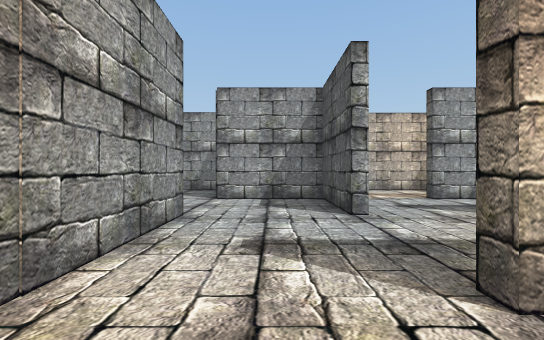
View 1 (above)

24 first-person views from a walk through a scene from a Unity 3-D project. The camera is 1.2 m above the floor, looks level and sees 90° across. The floor is counted in squares, 2 m on a side. Each view is taken from the middle of a square. On the plan, view 1 faces up. The plan holds only what a view shows up to about 9 squares ahead; the rest is blank. The place goes on beyond the plan. The player is left out. Some animated figures are left out.

View 2
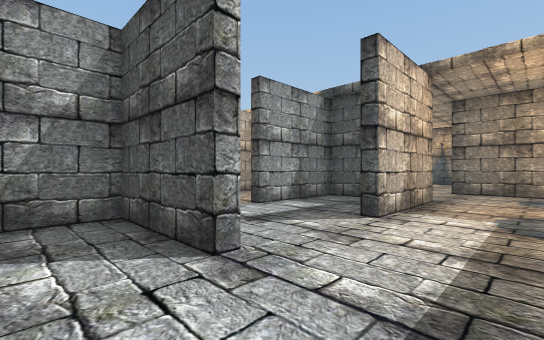

View 3
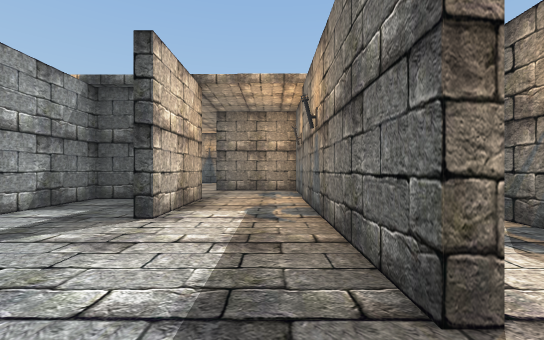

View 4
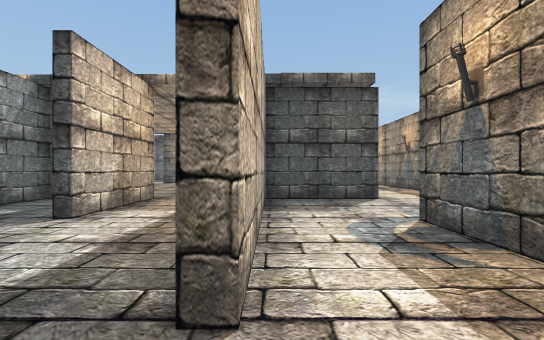

View 5
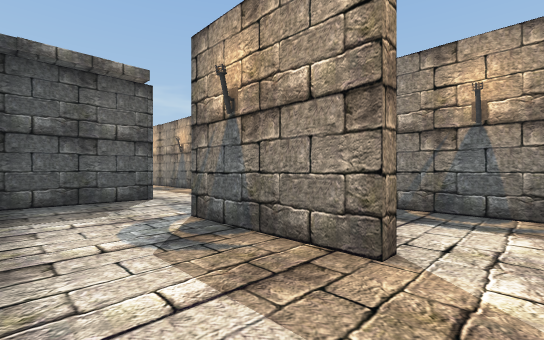

View 6
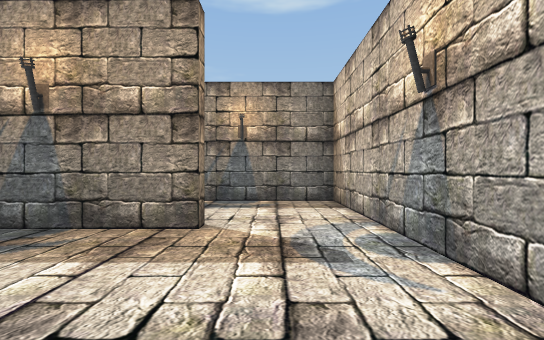

View 7
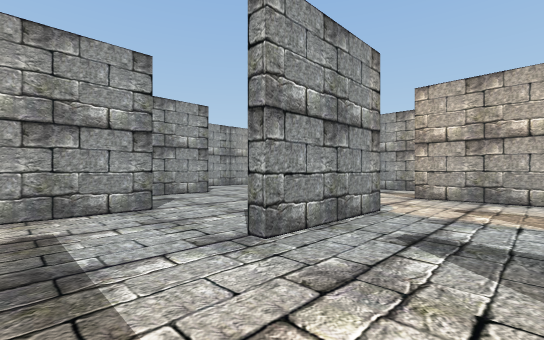

View 8
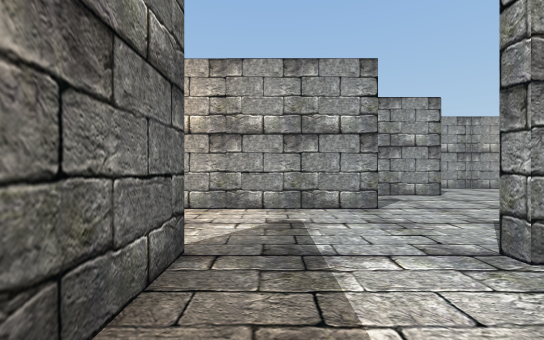

View 9
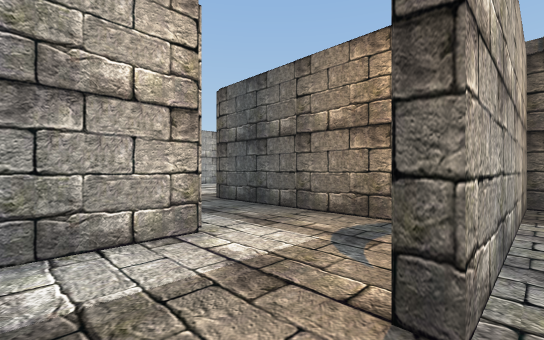

View 10
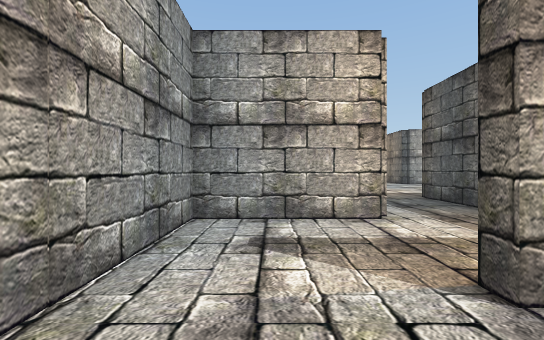

View 11
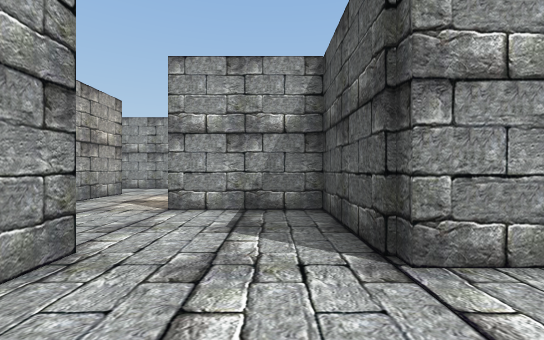

View 12
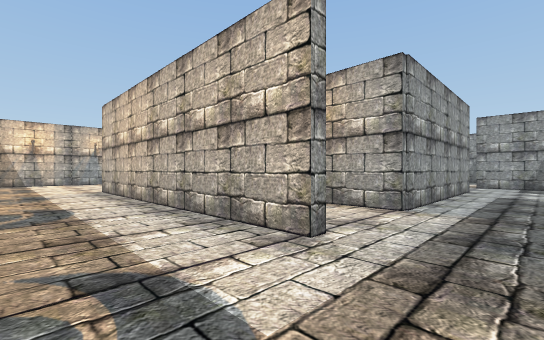

View 13
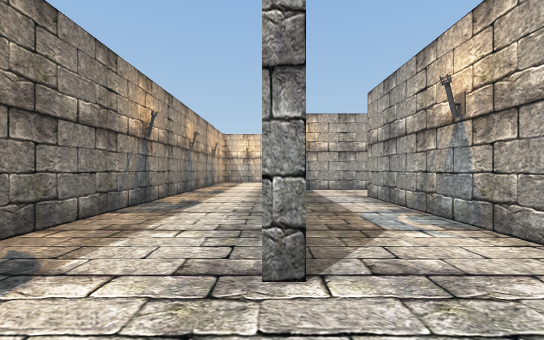

View 14
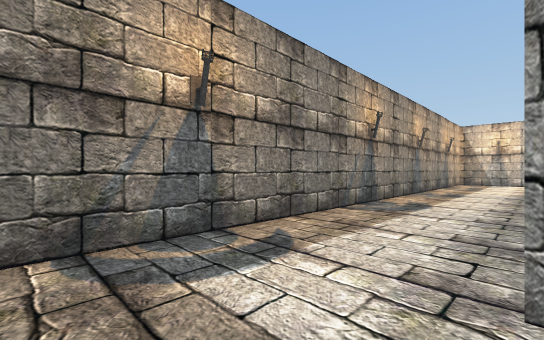

View 15
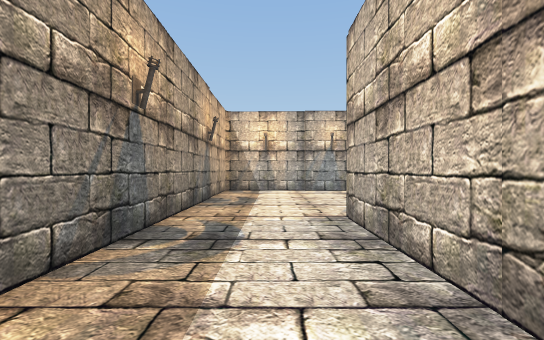

View 16
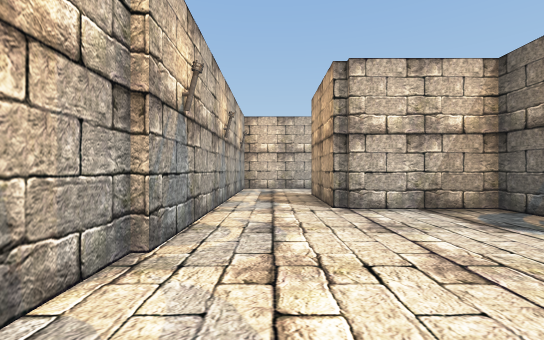

View 17
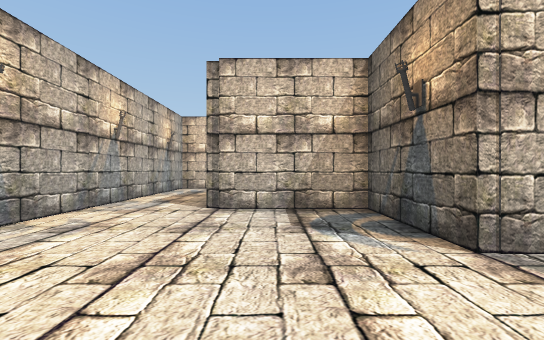

View 18
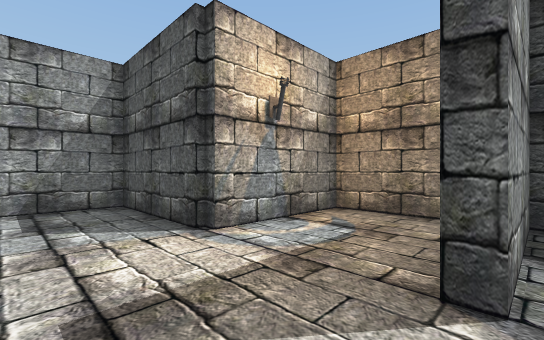

View 19
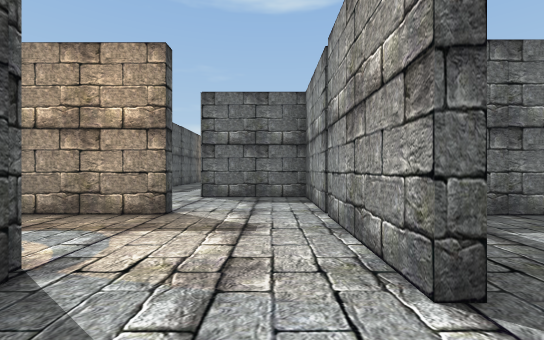

View 20
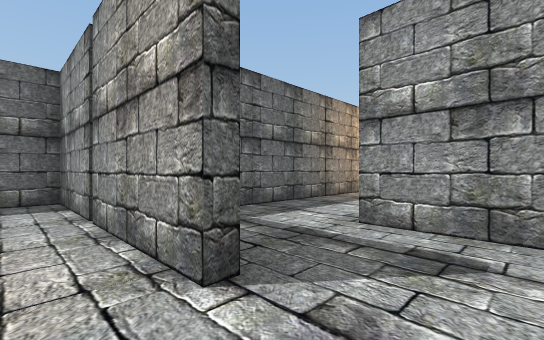

View 21
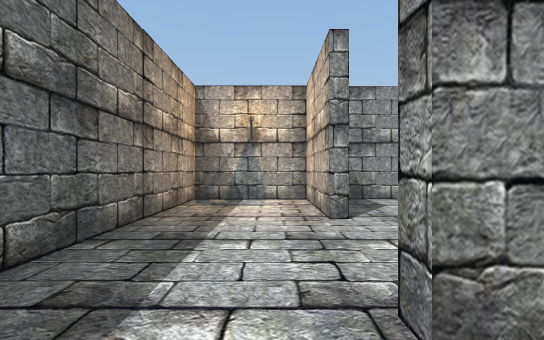

View 22
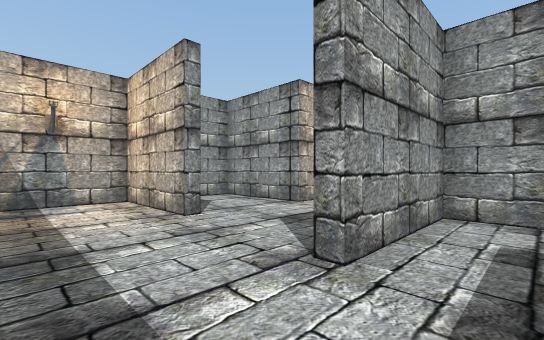

View 23
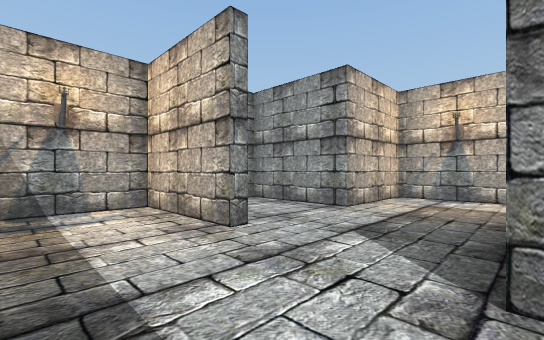

View 24
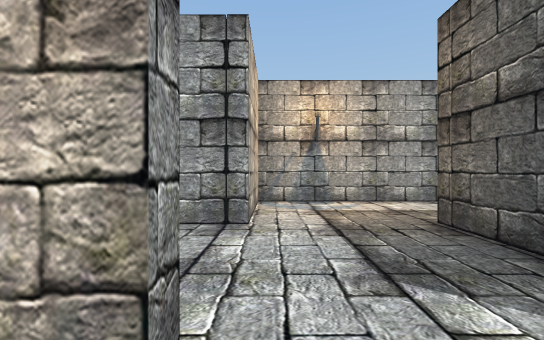

### Floor plan
Points are (right, up) in squares from view 1. A wall is a line through its corners. A room is listed if a view was taken in it or the views show most of it. See-through windows are left out.
Room 1 (view 1)
walls: (0.6, -0.8) (3.2, -0.8); (-1.2, 0.5) (-1.2, -1.5); (3.5, 1.2) (1, 1.2)
ways out: opening at (0.5, 1) to room 2; opening at (2.5, 0) to room 13; opening at (0, -1)
Room 2 (views 2, 3, 4, 5, 6, 7, 8)
walls: (5.9, 3.5) (3.2, 3.5); (1, 3.6) (1, 5.7) (-1.2, 5.7); (1, 1.4) (8, 1.4) (8, 3.6); (-1.2, 3.7) (-1.2, 0.5)
ways out: opening at (0.5, 1) to room 1; opening at (-1, 4.5) to room 4; opening at (2.5, 4) to room 11; opening at (8, 4.5)
Room 3 (views 9, 10)
walls: (1.4, 10.3) (-1, 10.3) (-1, 7.9); (3.3, 9.2) (3.3, 10.4); (5.4, 8.2) (1, 8.2)
ways out: opening at (2.5, 6) to room 11; opening at (2, 11)
Room 4 (views 11, 13, 14)
walls: (-3.4, 6) (-3.4, 1.2) (-8.1, 1.2); (-10.3, 2) (-10.3, 0)
ways out: opening at (-1, 4.5) to room 2; opening at (-2.5, -1) to room 5; opening at (-2.5, 6) to room 10; opening at (-9, 1)
Room 5 (views 12, 15, 16, 17)
walls: (-3.4, -1.1) (-10.5, -1.1) (-10.5, 1.2) (-13, 1.2) (-13, 3.6); (-13.6, 5.7) (-15, 5.7) (-15, -3.3) (-2, -3.3)
ways out: opening at (-2.5, -1) to room 4; opening at (-13, 4.5)
Room 6 (views 18, 19, 20)
walls: (-3.6, 8.4) (-1.6, 8.4); (-5.7, 10.9) (-5.7, 7.5); (-1.2, 8.9) (-1.2, 10.3) (-3.6, 10.3) (-3.6, 12.9) (-5.5, 12.9)
ways out: opening at (-6, 11.5) to room 7; opening at (-4.5, 8) to room 10
Room 7 (views 21, 22, 23)
walls: (-5.5, 12.9) (-7.9, 12.9) (-7.9, 10.5)
ways out: opening at (-6, 11.5) to room 6; opening at (-8, 9.5) to room 8
Room 8 (view 24)
walls: (-10.3, 10.7) (-12.5, 10.7) (-12.5, 8.4) (-7.8, 8.4)
ways out: opening at (-8, 9.5) to room 7; opening at (-9.5, 11) to room 9
Room 9 (no view inside)
walls: (-10.3, 12.9) (-12.6, 12.9); (-12.5, 13.1) (-12.5, 11.5)
ways out: opening at (-9.5, 11) to room 8; opening at (-9, 13) to room 12
Room 10 (no view inside)
walls: (-1.2, 5.7) (-1.2, 8.2) (-3.6, 8.2); (-5.7, 7.5) (-5.7, 6) (-3.4, 6)
ways out: opening at (-2.5, 6) to room 4; opening at (-4.5, 8) to room 6
Room 11 (no view inside)
walls: (1.3, 6) (1.3, 3.6); (5.6, 4.8) (5.6, 5.7) (3.2, 5.7)
ways out: opening at (2.5, 4) to room 2; opening at (2.5, 6) to room 3
Room 12 (no view inside)
walls: (-6.8, 15.2) (-10.3, 15.2) (-10.3, 12.9); (-8.1, 11.9) (-8.1, 13.1)
ways out: opening at (-9, 13) to room 9
Room 13 (no view inside)
walls: (5.2, 1.2) (3.5, 1.2); (5.6, -1.2) (5.6, 1.1)
ways out: opening at (2.5, 0) to room 1; opening at (4.5, -1)

Where each view was taken, in squares from view 1:
view 1: 0 up, 0 right, facing up
view 2: 2 up, 0 right, facing up-right
view 3: 2 up, 0 right, facing right
view 4: 1 up, 0 right, facing right
view 5: 1 up, 0 right, facing down-right
view 6: 2 up, 0 right, facing down
view 7: 2 up, 3 right, facing up-left
view 8: 2 up, 3 right, facing left
view 9: 8 up, 0 right, facing up-right
view 10: 7 up, 0 right, facing up
view 11: 4 up, 2 left, facing up
view 12: 3 down, 2 left, facing up-left
view 13: 1 down, 2 left, facing left
view 14: 1 down, 2 left, facing down-left
view 15: 2 down, 7 left, facing left
view 16: 3 down, 14 left, facing up
view 17: 3 down, 12 left, facing up
view 18: 8 up, 5 left, facing up-right
view 19: 12 up, 5 left, facing down
view 20: 12 up, 5 left, facing down-left
view 21: 10 up, 7 left, facing left
view 22: 9 up, 7 left, facing up-left
view 23: 9 up, 8 left, facing up-left
view 24: 10 up, 10 left, facing up
